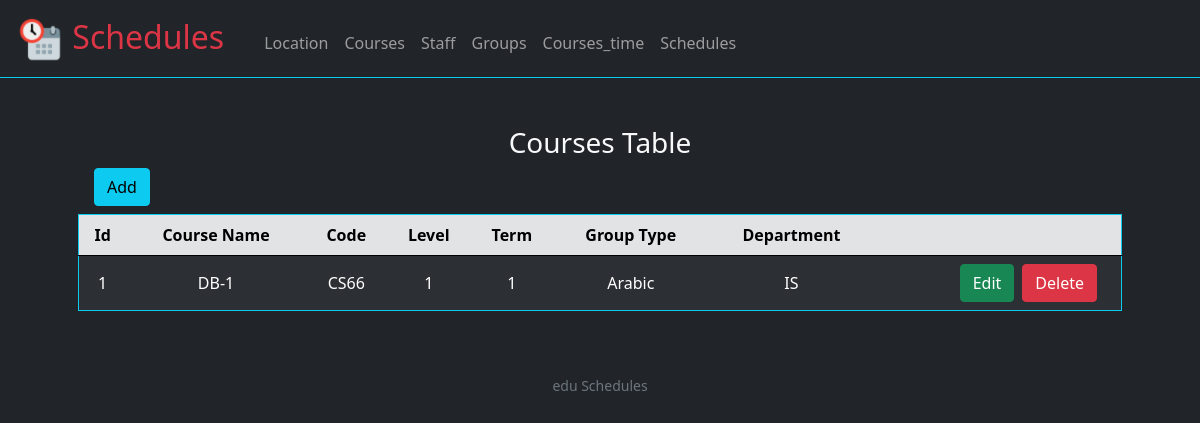
The app's page /courses, older data.
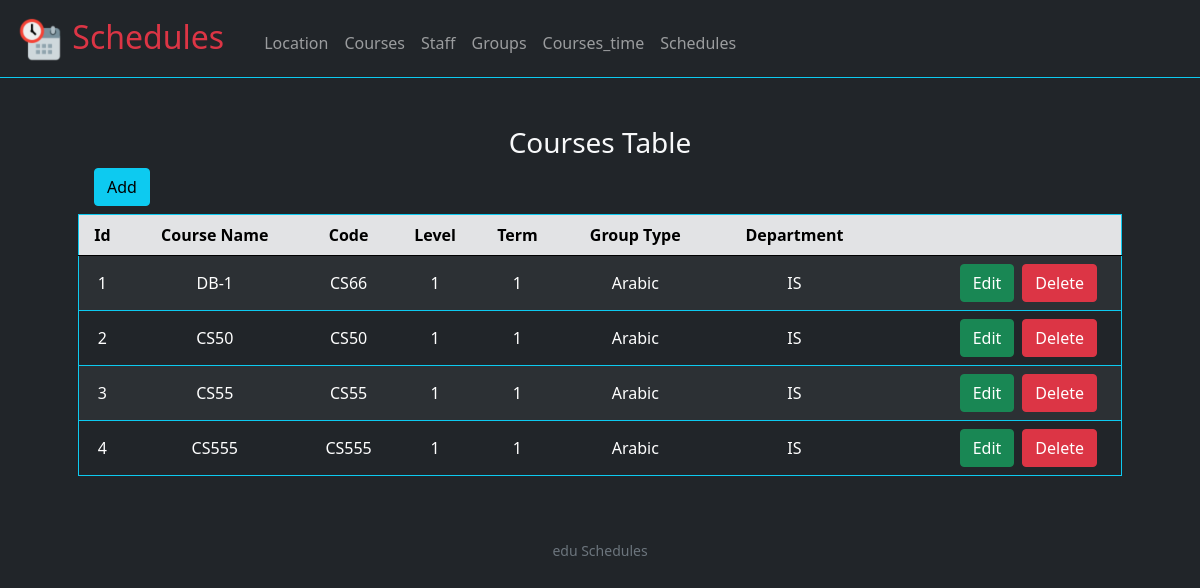
The same page, newer data.
### tables this page shows
CREATE TABLE courses(
    id integer,
    name text unique not null,
    course_code varchar(20) unique not null,
    term integer not null check(term == 1 or term == 2), 
    level integer not null check(level >= 1 and level <= 4 ),
    type integer not null,
    department integer not null,
    primary key (id),
    foreign key (type) references group_type(id),
    foreign key (department) references departments(id)
);

CREATE TABLE group_type(
    id integer,
    name varchar(10) unique not null,
    primary key(id)
);

CREATE TABLE departments(
    id integer,
    name text unique not null,
    primary key(id)
);

### application.py (the view)
@app.route("/courses", methods=["GET", "POST"])
def courses():
    courses = view_table("""SELECT courses.id as 'id',
                                    courses.name as 'Course Name',
                                    course_code as 'Code',
                                    level,
                                    term,
                                    group_type.name as 'Group Type',
                                    departments.name as 'department'
                                from courses
                                join group_type on group_type.id = courses.type
                                join departments on departments.id = courses.department""")
    if type(courses) == str:
        return courses
    if request.method == "GET":
        return render_template("courses.html", keys=courses[0], data=courses[1])
    else:
        return render_template('functionals/data_view.html', keys=courses[0], data=courses[1],
                view_title="courses Table", link_edit="/edit_course", link_view="/courses", table="courses")

### application.py (called while the page is built)
@app.after_request
def after_request(response):
    response.headers["Cache-Control"] = "no-cache, no-store, must-revalidate"
    response.headers["Expires"] = 0
    response.headers["Pragma"] = "no-cache"
    return response

### helpers.py (called while the page is built)
def sql(query, values=(), return_data=False):
    if return_data == True:
        data = None
        with sqlite3.connect(db_name) as db:
            cur = db.cursor()
            cur.execute("pragma foreign_keys = on")
            cur.execute(query, values)
            keys = [d[0] for d in cur.description]
            data = [keys, cur.fetchall()]
        return data
    else:
        with sqlite3.connect(db_name) as db:
            cur = db.cursor()
            cur.execute(query, values)

def view_table(query):
    data = None
    try:
        data = sql(query, (), True)
    except:
        return "Error: SQLite3 Error view()"
    return data

### templates/courses.html (shortened to what this page needs)
{% extends "layout.html" %}
{% block main %}
    {% with view_title="courses Table", link_edit="/edit_course", link_view="/courses", table="courses"  %}
      {% include "functionals/data_view.html" %}
    {% endwith %}
{% endblock %}

### templates/functionals/data_view.html
{% block view %}
<div class="text-center" id="view">
    <div class="text-capitalize" >
        <h3>{{ view_title }}</h3>
    </div>
    <div class="d-grid gap-2 d-md-flex justify-content-md-start ms-3">
        <button  type="button" class="btn btn-info mb-2" data-bs-toggle="modal" data-bs-target="#add">
            Add
        </button>
    </div>
    <table class="table table-hover table-striped table-dark border rounded border-info align-middle">
        <thead class="text-capitalize table-secondary ">
            <tr>
                {% for key in keys %}
                    <th scope="col">{{ key }}</th>
                {% endfor %}
                <th scope="col"></th>
            </tr>
        </thead>
        <tbody>
            {% for row in data %}
                <tr>
                    {% for element in row %}
                        <td>{{ element }}</td>
                    {% endfor %}
                    <td>
                        <div class="d-grid gap-2 d-md-flex justify-content-md justify-content-md-end pe-3">
                            <button class="btn btn-success mr-3" onclick="show_delete_edit(2, '{{ row[0] }}','{{ link_edit }}', '{{ link_view }}', '{{ table }}')" >Edit</button>
                            <button class="btn btn-danger" onclick="show_delete_edit(1, '{{ row[0] }}', '/delete_data', '{{ link_view }}', '{{ table }}', '{{ row[1] }}')" >Delete</button>
                        </div>
                    </td>
                </tr>
            {% endfor %}
        </tbody>
    </table>
</div>
{% endblock %}

Row changes from the older to the newer data that the page shows:
added courses: row "2" "1" "1", name "CS50", course_code "CS50", group_type (name "Arabic"), departments (name "IS")
added courses: row "3" "1" "1", name "CS55", course_code "CS55", group_type (name "Arabic"), departments (name "IS")
added courses: row "4" "1" "1", name "CS555", course_code "CS555", group_type (name "Arabic"), departments (name "IS")
